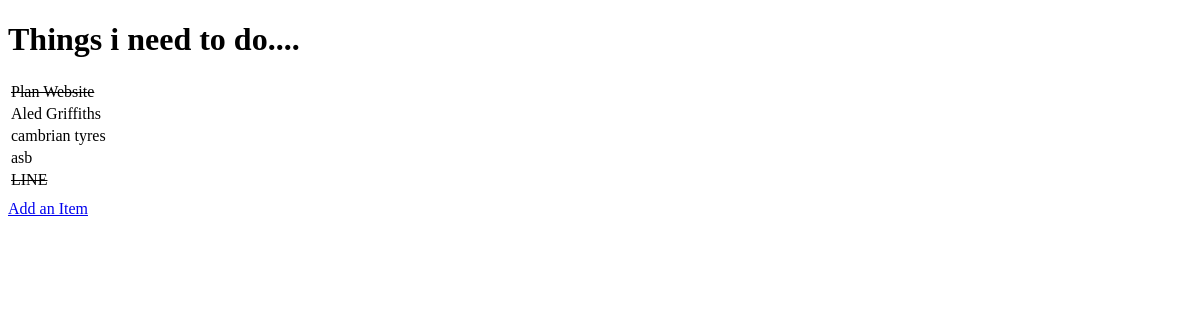
Before: / with the older database file.
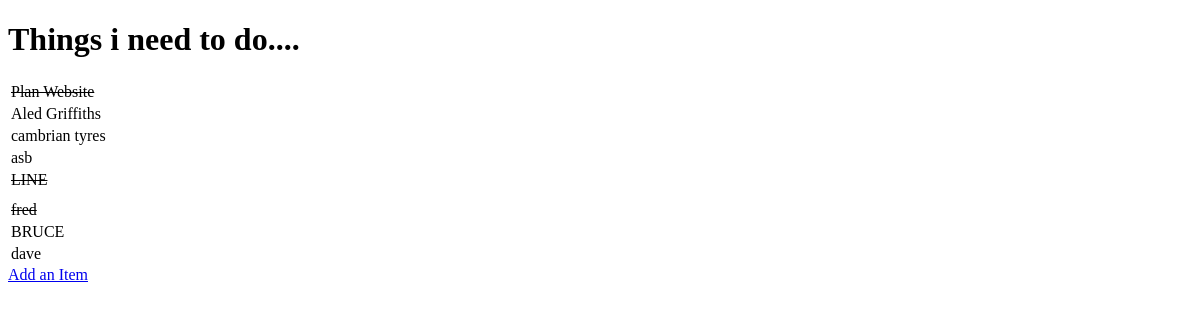
After: the same page with the newer database file.
### todo/models.py (models this page shows, shortened)
class Item(models.Model):
  name = models.CharField(max_length=30, blank=False)
  done = models.BooleanField(blank=False, default=False)

### todo/views.py (the view)
# urls.py: url(r'^$', get_todo_list),
def get_todo_list(request):
  results = Item.objects.all()
  return render(request, 'todo_list.html', {'items': results})

### todo/templates/todo_list.html (shortened to what this page needs)
<!DOCTYPE html>
<html lang="en">
<head>
</head>
<body>
  <h1>Things i need to do....</h1>
  <table>
    {% for item in items %}
    <tr>
      {% if item.done %}
      <td><strike>{{ item.name }}</strike></td>
      {% else %}
      <td>{{ item.name }}</td>
      {% endif %}
    </tr>
    {% empty %}
    <p>You have nothing to do.</p>
    {% endfor %}
  </table>
  <a href="add">Add an Item</a>
</body>
</html>

Changed rows visible on the page:
added Item: name "fred"
added Item: name "BRUCE"
added Item: name "dave"
